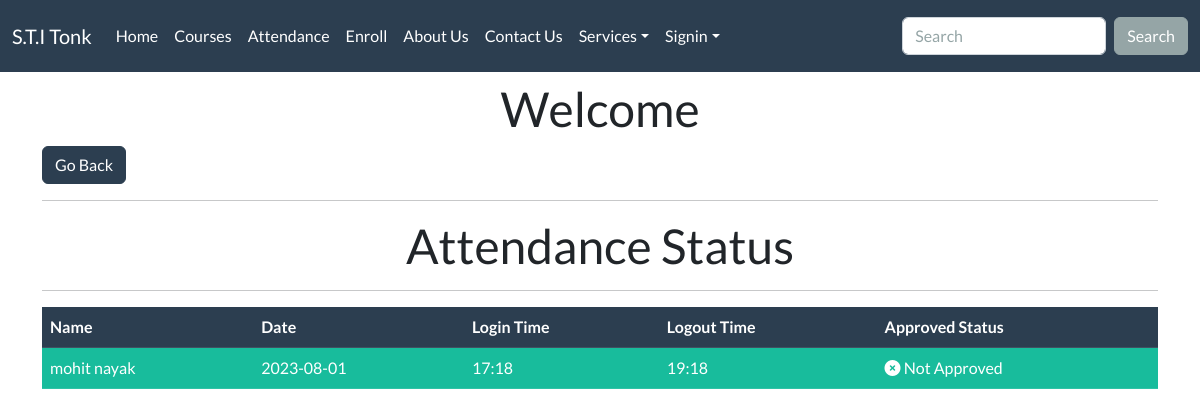
Screenshot of /candidateprofile/ with the database file from the repository.
### startupapp/models.py (models this page shows, shortened)
class Attendance(models.Model):
    name=models.CharField(max_length=50)
    email=models.EmailField()
    date=models.CharField(max_length=50)
    logintime=models.CharField(max_length=50)
    logouttime=models.CharField(max_length=50)
    approved=models.BooleanField(default=False)

### startupapp/views.py (the view)
# urls.py: path('candidateprofile/',views.candidateprofile,name='candidateprofile'),
def candidateprofile(request):
    currentuser = request.user.username
    details = Register.objects.filter(email=currentuser)
    payment = Payments.objects.all()
    paymentstatus = ""
    amount = 0
    balance = 0
    for j in payment:
        if str(j.name) == currentuser:
            paymentstatus = j.status
            amount = j.amountPaid
            balance = j.balance
    paymentstats = {"paymentstatus": paymentstatus, "amount": amount, "balance": balance}
    attendanceStats = Attendance.objects.filter(email=currentuser)
    context = {"details": details, "status": paymentstats, "attendanceStats": attendanceStats}
    return render(request, "profile.html", context)

### startupapp/models.py (called while the page is built)
    def __str__(self):
        return self.email

### templates/profile.html (shortened to what this page needs)
{% extends 'base.html' %}
{% block body %}
<div class="container mt-2">
  <h1 class="text-center">Welcome</h1>
  <div class="row">
    <div class="col-md-3">
      <div><a href="/" class="btn btn-primary"> Go Back</a></div>
    </div>
    </div>
  </div>
<div class="container mt-2">
    <hr>
<h1 class="text-center">Attendance Status</h1>
<hr>
    <table class="table">
        <thead class="thead-dark">
          <tr class="table-primary">
            <th scope="col">Name</th>
            <th scope="col">Date</th>
            <th scope="col">Login Time</th>
            <th scope="col">Logout Time</th>
            <th scope="col">Approved Status</th>
          </tr>
        </thead>
        <tbody>
        {% for a in attendanceStats %}
          <tr class="table-success">
            <td>{{a.name}}</td>
            <td>{{a.date}}</td>
            <td>{{a.logintime}}</td>
            <td>{{a.logouttime}}</td>
            {% if a.approved %}
            <td><i class="fa-solid fa-thumbs-up"></i> Approved</td>
            {% else %}
            <td> <i class="fa-solid fa-circle-xmark"></i> Not Approved</td>
            {% endif %}
          </tr>
        {% endfor %}
        </tbody>
      </table>
</div>
<br>
<br>
<br>
{% endblock body %}

### templates/base.html (shortened to what this page needs)
<!DOCTYPE html>
{% load static %}
<html lang="en">
  <head>
    <link rel="stylesheet" href="{% static 'css/style.css' %}" />
    <link rel="stylesheet" href="https://cdnjs.cloudflare.com/ajax/libs/font-awesome/6.4.0/css/all.min.css" />
  </head>
  <body>
    <nav class="navbar navbar-expand-lg navbar-dark bg-primary">
      <div class="container-fluid">
        <a class="navbar-brand" href="/">S.T.I Tonk</a>
        <div class="collapse navbar-collapse" id="navbarColor01">
          <ul class="navbar-nav me-auto">
            <li class="nav-item">
              <a class="nav-link {% block home %} {% endblock home %}" href="/"
                >Home
              </a>
            </li>
            <li class="nav-item">
              <a
                class="nav-link {% block courses %} {% endblock courses %}"
                href="/courses/"
                >Courses</a
              >
            </li>
            <li class="nav-item">
              <a
                class="nav-link {% block Attendance %} {% endblock Attendance %}"
                href="/attendance/"
                >Attendance</a
              >
            </li>
            <li class="nav-item">
              <a
                class="nav-link {% block Enroll %} {% endblock Enroll %}"
                href="/enroll"
                >Enroll</a
              >
            </li>
            <li class="nav-item">
              <a
                class="nav-link {% block About %} {% endblock About %}"
                href="/about"
                >About Us</a
              >
            </li>
            <li class="nav-item">
              <a
                class="nav-link {% block Contact %} {% endblock Contact %}"
                href="/contact"
                >Contact Us</a
              >
            </li>
            <li class="nav-item dropdown">
              <a
                class="nav-link dropdown-toggle"
                data-bs-toggle="dropdown"
                href="/"
                role="button"
                aria-haspopup="true"
                aria-expanded="false"
                >Services</a
              >
            </li>
            {% if not request.user.is_authenticated %}
            <li class="nav-item dropdown">
              <a
                class="nav-link dropdown-toggle"
                data-bs-toggle="dropdown"
                href="/auth/login"
                role="button"
                aria-haspopup="true"
                aria-expanded="false"
                >Signin</a
              >
            </li>
            {% endif %}
          </ul>
          <form class="d-flex" action="/search/" method="get">
            <input
              class="form-control me-sm-2"
              type="search"
              placeholder="Search"
              name="search"
            />
            <button class="btn btn-secondary my-2 my-sm-0" type="submit">
              Search
            </button>
          </form>
        </div>
      </div>
    </nav>
    {% block body %}
    {% endblock body %}
  </body>
</html>

### rows the page displays
Attendance: name "mohit nayak", date "2023-08-01", logintime "17:18", logouttime "19:18", approved False (drawn)
